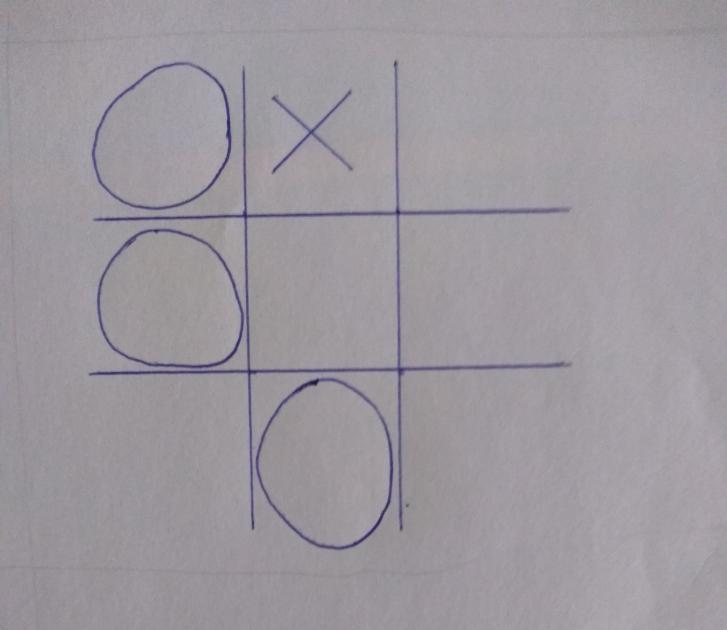
#> input picture Pasta_Jogo_da_Velha/jogos/Teste1.jpg, 727 x 630 px; its folder holds only this picture in this run
$ python Projeto_Final.py
#> lines starting #> are read from the running program, lines starting #| are printed output that depends on the picture; after the words box and inside, x2 and y2 are one past the last pixel; in counts of white or black regions, pixels touching at a corner belong together
#Guilherme Consiglio Gasperotto - 161157
#Guilherme Proença Cravo da Costa - 160068

from cv2 import cv2
import numpy as np
import glob

for g in glob.glob("jogos/*.jpg"):
    cont_x = 0
    cont_o = 0
    flag_x = 0
    flag_o = 0

    img = cv2.imread(g, cv2.IMREAD_COLOR)
#> img is the input picture: shape (630, 727, 3); mean B, G, R 159, 152.7, 157.4
    img = cv2.resize(img,(600,600))
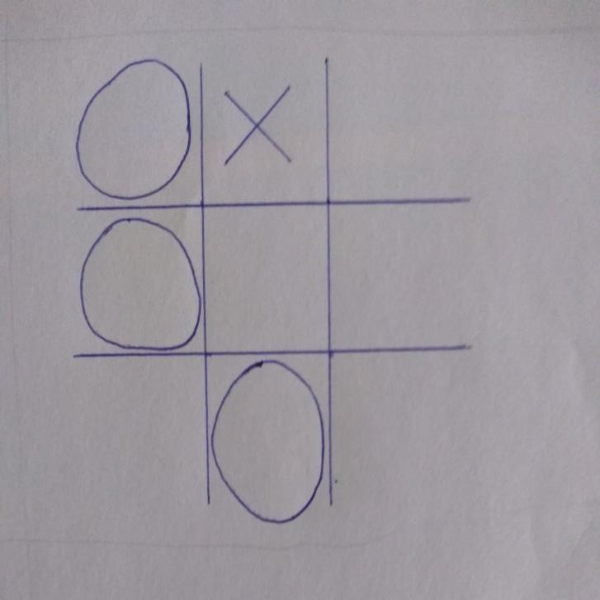
#> img: shape (600, 600, 3); mean B, G, R 158.9, 152.6, 157.4

    img2 = cv2.GaussianBlur(img, (5,5), 0)
    _,img2 = cv2.threshold(img,115,255,cv2.THRESH_BINARY_INV)
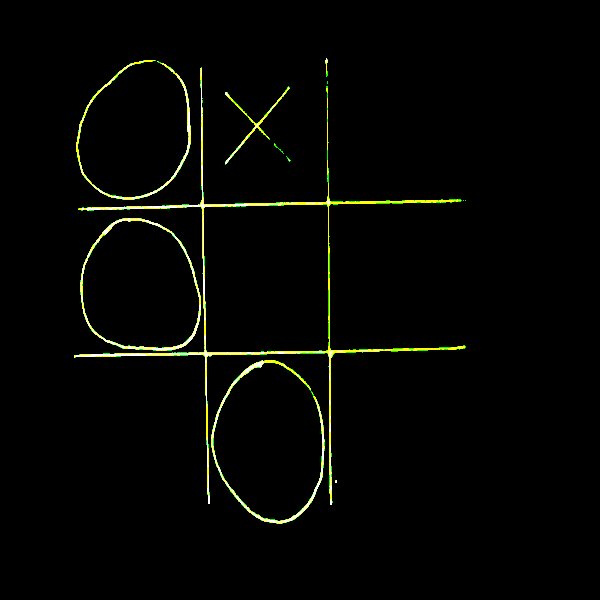
#> img2: shape (600, 600, 3); mean B, G, R 2.2, 5.5, 4.7

    img2 = cv2.cvtColor(img2,cv2.COLOR_BGR2GRAY)
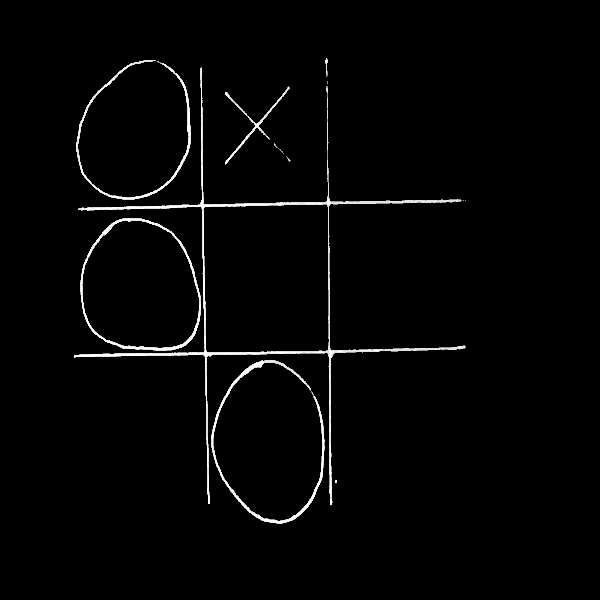
#> img2: shape (600, 600); min 0, max 255, mean 4.9

    _,img2 = cv2.threshold(img2,127,255,0)
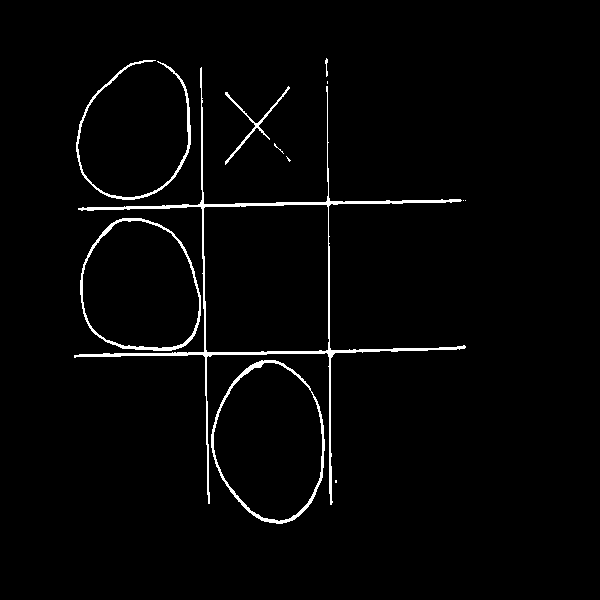
#> img2: shape (600, 600); 2.2% white; 12 white regions (6 under 20 px)

    contours, hierarchy = cv2.findContours(img2,cv2.RETR_CCOMP,cv2.CHAIN_APPROX_SIMPLE)
#> contours = 15 contours, 7 with area under 20; largest, box (x1, y1, x2, y2) and area: (74, 67, 466, 505) 20562, (203, 204, 330, 353) 18154, (211, 360, 325, 524) 13997, (213, 362, 323, 522) 13118, (80, 218, 201, 351) 12780, (82, 220, 200, 349) 12028, (76, 60, 191, 200) 644, (225, 86, 290, 165) 238
    hierarchy = hierarchy[0]

    for i in zip(contours,hierarchy):
        contorno_atual = i[0]
        hierarquia_atual = i[1]
        x,y,w,h = cv2.boundingRect(contorno_atual)

        aux_x = 0
        aux_o = 0

        if (hierarquia_atual[3] < 0):
            if (hierarquia_atual[0] > -1 and x+w>50 and h>70 and w<100):
                cv2.rectangle(img, (x,y), (x+w,y+h),(0,0,255), 2)
                aux_x = 1
                # Verifica de há 3 "X" na primeira coluna
                if (x < 150 and y > 400 and flag_x == 0):
                    flag_x = 1
                if (x < 150 and y < 300 and flag_x == 1):
                    flag_x = 2
                if (x < 150 and y < 150 and flag_x == 2):
                    flag_x = 3

                # Verifica de há 3 "X" na segunda coluna
                if (x > 150 and x < 300 and y > 350 and flag_x == 0):
                    flag_x = 1
                if (x > 150 and x < 300 and y > 200 and y < 250 and flag_x == 1):
                    flag_x = 2
                if (x > 150 and x < 300 and y < 150 and flag_x == 2):
                    flag_x = 3

                # Verifica de há 3 "X" na terceira coluna
                if (x > 400 and y > 400 and flag_x == 0):
                    flag_x = 1
                if (x > 400 and y > 200 and y < 300 and flag_x == 1):
                    flag_x = 2
                if (x > 400 and y < 150 and flag_x == 2):
                    flag_x = 3

                # Verifica de há 3 "X" na primeira linha
                if (x < 150 and y < 150 and flag_x == 0):
                    flag_x = 1
                if (x > 350 and y < 150 and flag_x == 1):
                    flag_x = 2
                if (x > 200 and  y < 150 and flag_x == 2):
                    flag_x = 3

                # Verifica de há 3 "X" na segunda linha
                if (x < 150 and y > 200 and y < 300 and flag_x == 0):
                    flag_x = 1
                if (x > 200 and x < 300 and y > 200 and y < 300 and flag_x == 1):
                    flag_x = 2
                if (x > 300 and y > 200 and y < 300 and flag_x == 2):
                    flag_x = 3

                # Verifica de há 3 "X" na terceira linha
                if (x > 350 and y > 350 and flag_x == 0):
                    flag_x = 1
                if (x > 350 and y > 200 and y < 300 and flag_x == 1):
                    flag_x = 2
                if (x > 350 and y < 150 and flag_x == 2):
                    flag_x = 3

            elif (hierarquia_atual[0] > -1 and x+w>50 and h>70 and w>100 and w<200):
                cv2.rectangle(img, (x,y), (x+w,y+h),(0,255,0), 2)
                aux_o = 1
                # Verifica de há 3 "O" na primeira coluna
                if (x < 150 and y > 400 and flag_o == 0):
                    flag_o = 1
                if (x < 150 and y < 300 and flag_o == 1):
                    flag_o = 2
                if (x < 150 and y < 150 and flag_o == 2):
                    flag_o = 3

                # Verifica de há 3 "O" na segunda coluna
                if (x > 150 and x < 300 and y > 350 and flag_o == 0):
                    flag_o = 1
                if (x > 150 and x < 300 and y > 200 and y < 250 and flag_o == 1):
                    flag_o = 2
                if (x > 150 and x < 300 and y < 150 and flag_o == 2):
                    flag_o = 3

                # Verifica de há 3 "O" na terceira coluna
                if (x > 400 and y > 400 and flag_o == 0):
                    flag_o = 1
                if (x > 400 and y > 200 and y < 300 and flag_o == 1):
                    flag_o = 2
                if (x > 400 and y < 150 and flag_o == 2):
                    flag_o = 3

                # Verifica de há 3 "O" na primeira linha
                if (x < 150 and y < 150 and flag_o == 0):
                    flag_o = 1
                if (x > 350 and y < 150 and flag_o == 1):
                    flag_o = 2
                if (x > 200 and y < 150 and flag_o == 2):
                    flag_o = 3

                # Verifica de há 3 "O" na segunda linha
                if (x < 150 and y > 200 and y < 300 and flag_o == 0):
                    flag_o = 1
                if (x > 200 and x < 300 and y > 200 and y < 300 and flag_o == 1):
                    flag_o = 2
                if (x > 300 and y > 200 and y < 300 and flag_o == 2):
                    flag_o = 3

                # Verifica de há 3 "O" na terceira linha
                if (x > 350 and y > 350 and flag_o == 0):
                    flag_o = 1
                if (x > 350 and y > 200 and y < 300 and flag_o == 1):
                    flag_o = 2
                if (x > 350 and y < 150 and flag_o == 2):
                    flag_o = 3

        if (aux_x == 1):
            cont_x = cont_x + 1
        if (aux_o == 1):
            cont_o = cont_o + 1
#> this loop made 15 passes
#> (x, y, w, h, aux_x, aux_o, cont_x) on pass 10: (225, 86, 65, 79, 1, 0, 1)
#> (x, y, w, h, aux_x, aux_o) on passes 2, 3, 4, 5, 8, 9: (211, 360, 114, 164, 0, 1), (213, 362, 110, 160, 0, 0), (80, 218, 121, 133, 0, 1), (82, 220, 118, 129, 0, 0), (286, 156, 5, 6, 0, 0), (274, 143, 10, 11, 0, 0)
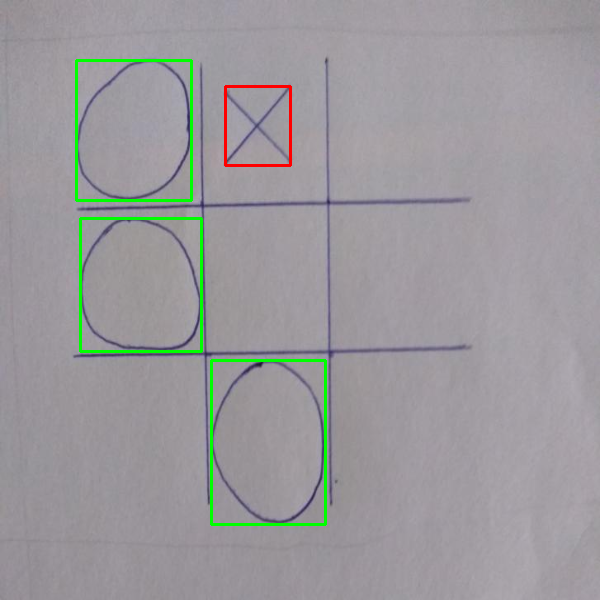
#> img: shape (600, 600, 3); 1.55% of pixels changed, all inside (x1, y1, x2, y2) = (75, 59, 327, 526)
#> after the loop, cont_o = 3; cont_x = 1; flag_o = 3; flag_x = 0

    cv2.putText(img, "X = ",(50,550),0,1,(255,0,0),2)
    cv2.putText(img, str(cont_x),(120,550),0,1,(255,0,0),2)
#> img: shape (600, 600, 3); mean B, G, R 156.6, 153.5, 155.5

    cv2.putText(img, "O = ",(50,580),0,1,(255,0,0),2)
    cv2.putText(img, str(cont_o),(120,580),0,1,(255,0,0),2)

    if(cont_o >=(cont_x+2) or cont_x >= (cont_o+2) or flag_x == 3 and flag_o == 3):
        cv2.putText(img,"Jogo invalido",(25,25),0,1,(0,0,255),2)
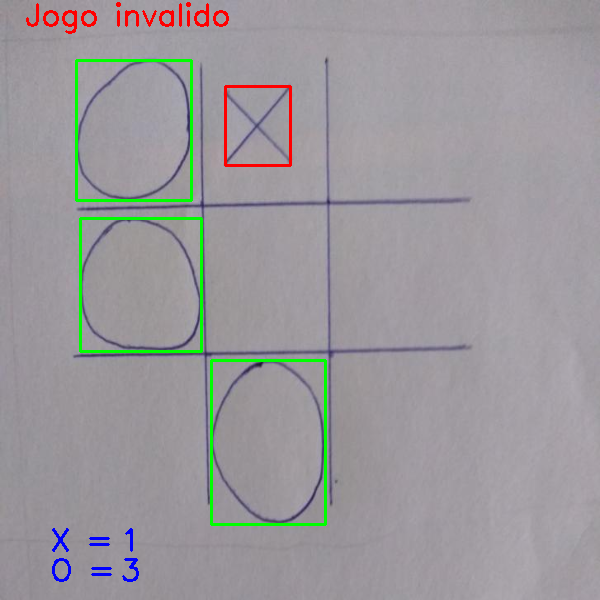
#> img: shape (600, 600, 3); mean B, G, R 156.1, 152.7, 155.6
    else:
        cv2.putText(img,"Jogo valido",(25,25),0,1,(0,0,255),2)

    cv2.imshow('Jogo da Velha', img)
    cv2.waitKey(5000)

cv2.destroyAllWindows()

$ run again, on Pasta_Jogo_da_Velha/jogos/Teste13.jpg
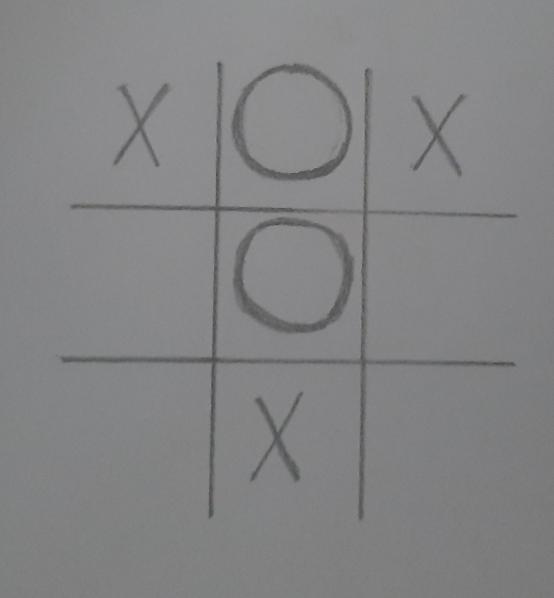
#> input picture Pasta_Jogo_da_Velha/jogos/Teste13.jpg, 554 x 598 px
#> img is the input picture: shape (598, 554, 3); mean B, G, R 132.9, 131.7, 131.4
#> `_,img2 = cv2.threshold(img2,127,255,0)`:
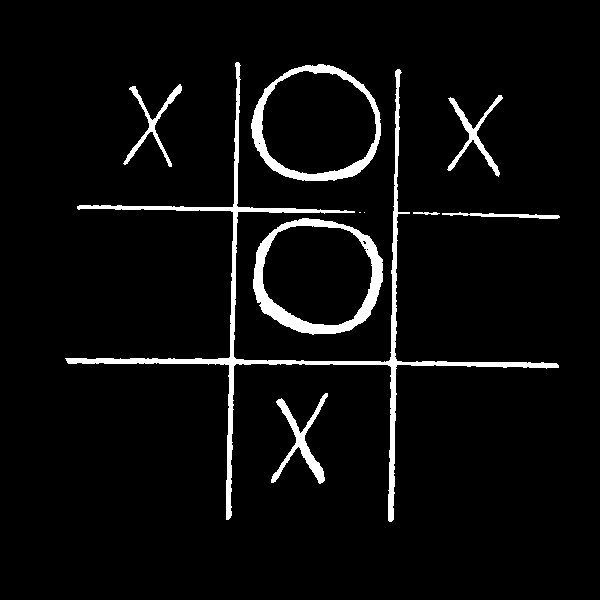
#> img2: shape (600, 600); 4.7% white; 10 white regions (2 under 20 px)
#> contours = 15 contours, 5 with area under 20; largest, box (x1, y1, x2, y2) and area: (253, 218, 383, 335) 11968, (251, 64, 381, 181) 11836, (261, 70, 377, 175) 9468, (262, 225, 373, 326) 8864, (65, 62, 559, 522) 5968
#> the loop `for i in zip(contours,hierarchy):` made 15 passes
#> (x, y, w, h, aux_x, aux_o, flag_x) on passes 1, 10: (271, 393, 57, 91, 1, 0, 1), (447, 95, 56, 82, 1, 0, 3)
#> after the loop `for i in zip(contours,hierarchy):`: cont_o = 2; cont_x = 3; flag_o = 0; flag_x = 3
#> `cv2.putText(img,"Jogo valido",(25,25),0,1,(0,0,255),2)`:
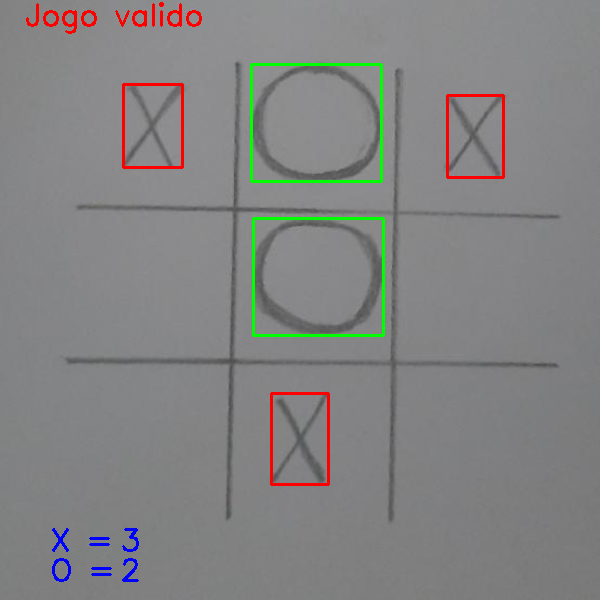
#> img: shape (600, 600, 3); mean B, G, R 130.6, 130.9, 131.2

$ run again, on Pasta_Jogo_da_Velha/jogos/Teste14.jpg
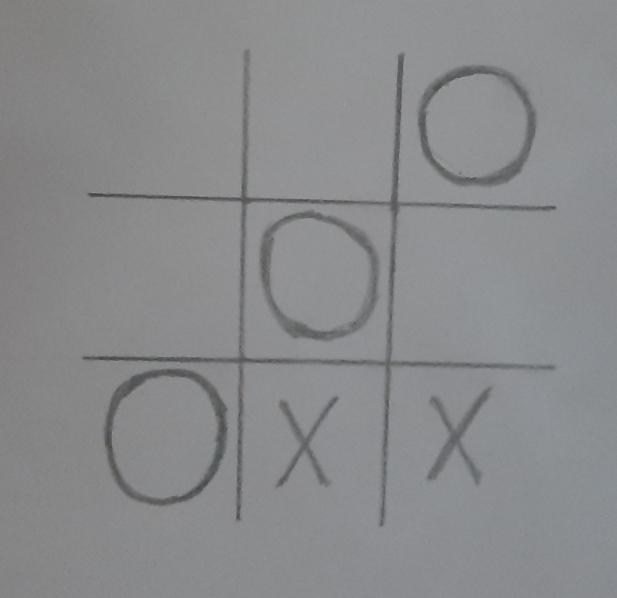
#> input picture Pasta_Jogo_da_Velha/jogos/Teste14.jpg, 617 x 598 px
#> img is the input picture: shape (598, 617, 3); mean B, G, R 140.2, 138.4, 137.6
#> `_,img2 = cv2.threshold(img2,127,255,0)`:
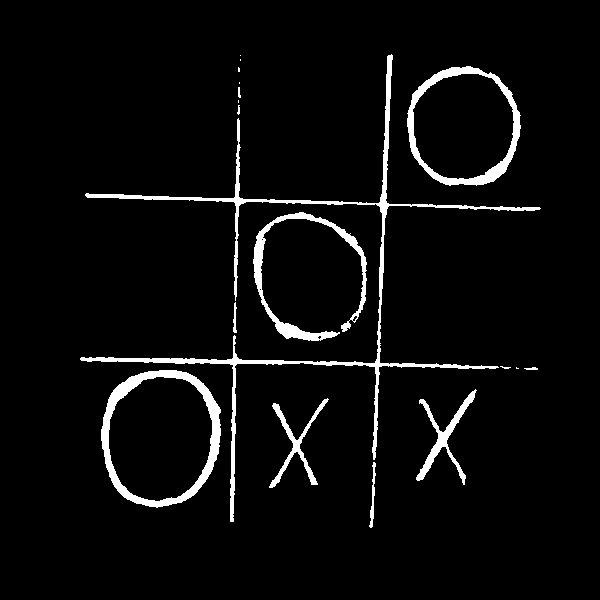
#> img2: shape (600, 600); 4.4% white; 18 white regions (7 under 20 px)
#> contours = 24 contours, 14 with area under 20; largest, box (x1, y1, x2, y2) and area: (101, 370, 221, 508) 13118, (407, 66, 521, 186) 10664, (108, 376, 213, 502) 10336, (412, 73, 515, 180) 8586, (80, 54, 541, 522) 4317
#> the loop `for i in zip(contours,hierarchy):` made 24 passes
#> (x, y, w, h, aux_x, aux_o, flag_x, cont_x) on pass 2: (269, 398, 60, 90, 1, 0, 1, 1)
#> after the loop `for i in zip(contours,hierarchy):`: cont_o = 3; cont_x = 2; flag_o = 0; flag_x = 1
#> `cv2.putText(img,"Jogo valido",(25,25),0,1,(0,0,255),2)`:
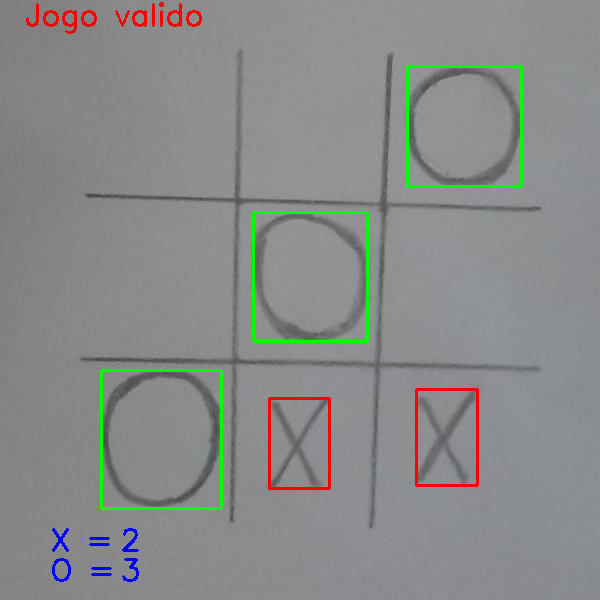
#> img: shape (600, 600, 3); mean B, G, R 137.5, 138.3, 136.5

$ run again, on Pasta_Jogo_da_Velha/jogos/Teste15.jpg
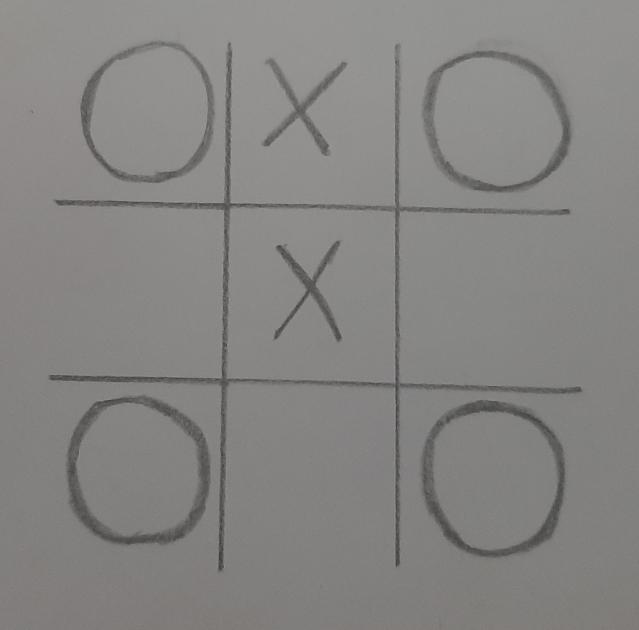
#> input picture Pasta_Jogo_da_Velha/jogos/Teste15.jpg, 639 x 630 px
#> img is the input picture: shape (630, 639, 3); mean B, G, R 130.4, 132.3, 133.4
#> contours = 28 contours, 17 with area under 20; largest, box (x1, y1, x2, y2) and area: (46, 41, 547, 545) 32669, (211, 196, 373, 366) 26060, (395, 381, 531, 532) 16367, (62, 376, 198, 520) 15778, (406, 391, 525, 525) 12466
#> the loop `for i in zip(contours,hierarchy):` made 28 passes
#> (x, y, w, h, aux_x, aux_o, flag_o) on passes 1, 14: (395, 381, 136, 151, 0, 1, 1), (398, 49, 138, 134, 0, 1, 3)
#> after the loop `for i in zip(contours,hierarchy):`:
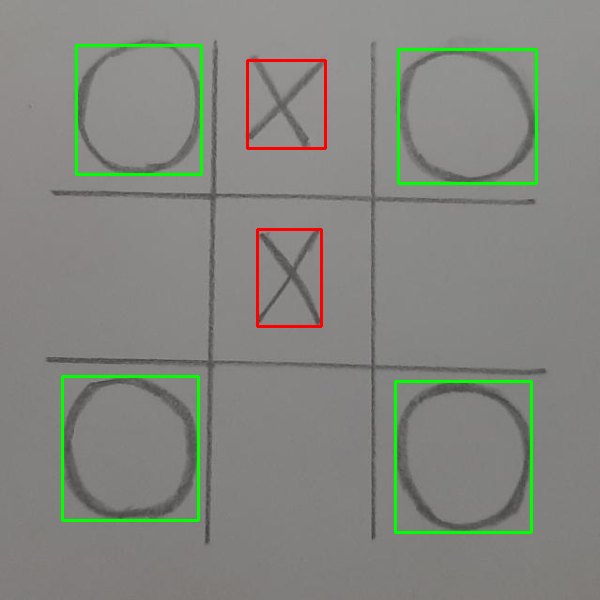
#> img: shape (600, 600, 3); mean B, G, R 127.2, 133.8, 131.6
#> after the loop `for i in zip(contours,hierarchy):`: cont_o = 4; cont_x = 2; flag_o = 3; flag_x = 0
#> `cv2.putText(img,"Jogo invalido",(25,25),0,1,(0,0,255),2)`:
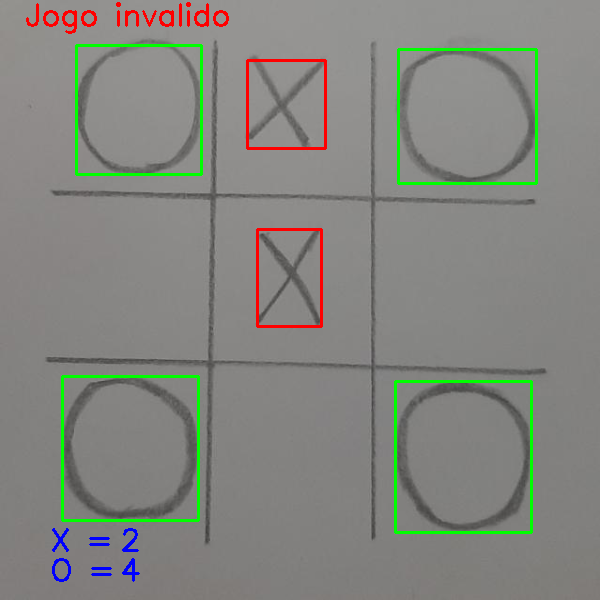
#> img: shape (600, 600, 3); mean B, G, R 127, 132.9, 131.7
